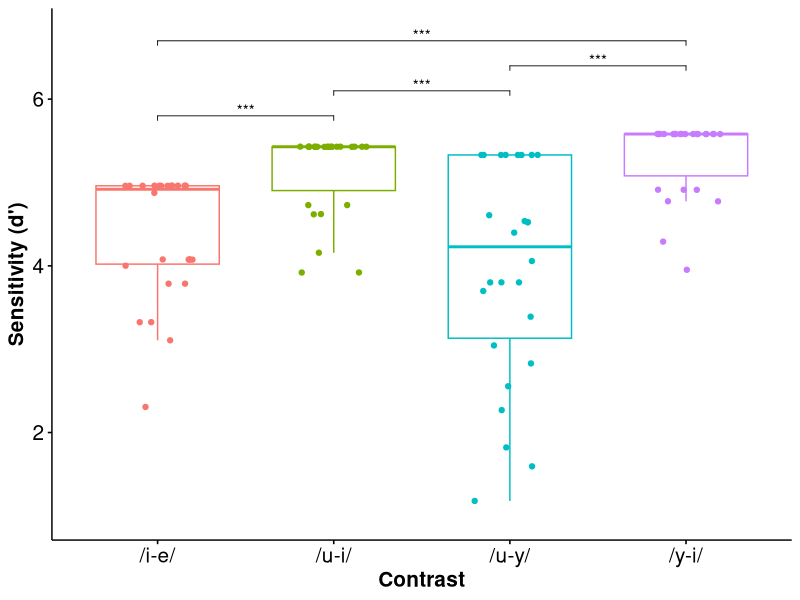
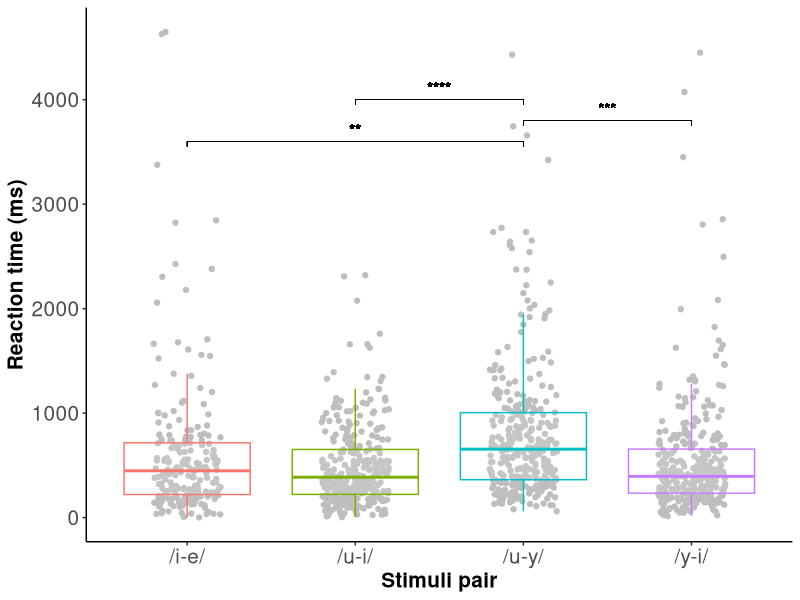
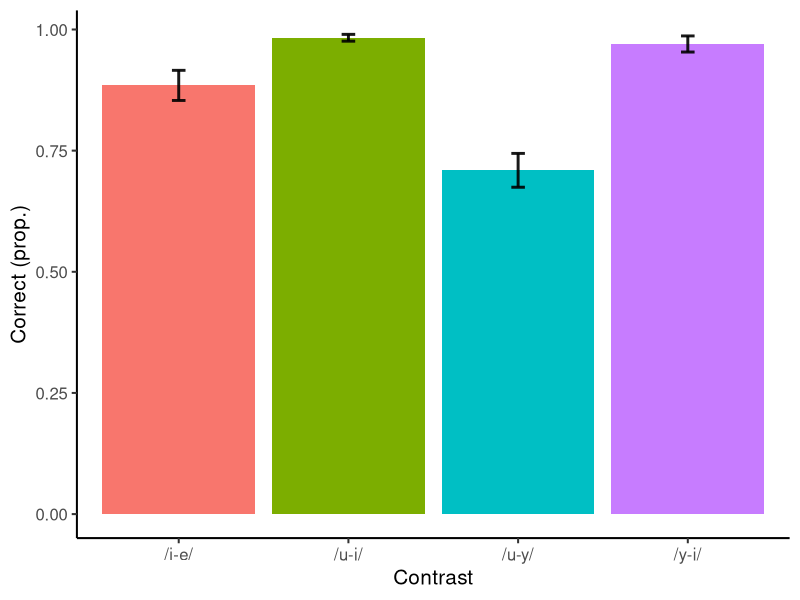
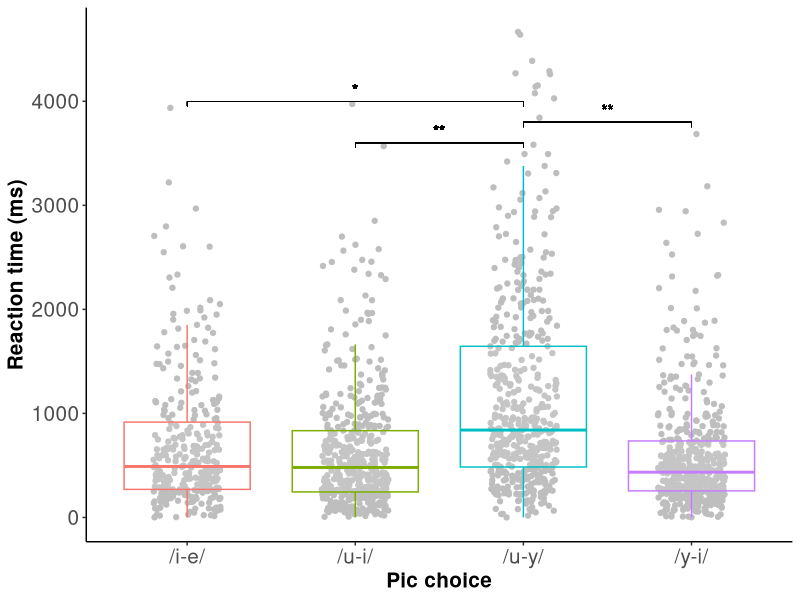

Write the R code that produced these figures, in order.
## ---- chunk 1
library(rstatix)
library(ggplot2)
library(ggpubr)
library(lme4)
library(lmerTest)
library(emmeans)
library(car)
library(optimx)
library(plotrix)
dprimes <- read.csv("dfwithdprime_eng.csv")
dprimes$contrast<-as.factor(dprimes$contrast)
rtdata <- read.csv("discrim_data_clean.csv")
rtdatadiff<-subset(rtdata, trialType=="different")
rtdata$cont<-as.factor(rtdata$cont)
rtdatadiff$cont2<-ifelse(rtdatadiff$cont=="e/i", "/i-e/",
                         ifelse(rtdatadiff$cont=="u/i", "/u-i/",
                                ifelse(rtdatadiff$cont=="u/y", "/u-y/", "/y-i/")))
rtdatadiff$cont2<-as.factor(rtdatadiff$cont2)
ident4<-read.csv("ident_data.csv")
ident4$vowelcontrast<-as.factor(ident4$vowelcontrast)
ident4$vowelcontrast<-relevel(ident4$vowelcontrast, ref = "i/u")
ident4$cont<-ifelse(ident4$vowelcontrast=="i/u", "/u-i/",
                    ifelse(ident4$vowelcontrast=="i/e", "/i-e/",
                           ifelse(ident4$vowelcontrast=="y/u", "/u-y/","/y-i/")))
my_stuff<-read.csv("barplotidentdf.csv")
my_stuff$cont[my_stuff$contrast=="/i-y/"] =  "/y-i/"
## ---- chunk 2
yesorno<- dprimes %>% friedman_test(dprime ~ contrast |subj)
dprimes %>% friedman_effsize(dprime ~ contrast |subj)
pwc<- dprimes %>% wilcox_test(dprime ~ contrast, paired=TRUE, p.adjust.method = "bonferroni", detailed = T)
## ---- chunk 3
#| fig-width: 5
#| fig-height: 5
#plot
pwc <- pwc %>% add_xy_position(x = "contrast")
p<-ggboxplot(dprimes, x="contrast", y="dprime", add="jitter", color="contrast")+lims(y = c(1, 6.8))+theme(axis.text=element_text(size=15), legend.position = "none", axis.title = element_text(size = 15, face="bold"))+stat_pvalue_manual(pwc[c(1,4,6,3),], label = "p.adj.signif", y.position = c(5.8, 6.1, 6.4, 6.7), tip.length = 0.01)
ggpar(p, xlab = "Contrast", ylab = "Sensitivity (d')")
## ---- chunk 4
yetanothermodel<-lmer(rt~cont + (1|subject) + (1|stimulus), data=rtdatadiff)
Anova(yetanothermodel)
ph<-emmeans(yetanothermodel, list(pairwise ~  cont))
pares<-pairs(ph)
## ---- chunk 5
#| fig-width: 5
#plot
rtplotdisc<-ggplot(rtdatadiff, aes(x=cont2, y=rt, color=cont2)) + geom_jitter(aes(x=cont2, y=rt), colour="grey", width=0.2) + geom_boxplot(outlier.shape = NA, alpha = 0.1) + xlab("Stimuli pair") + ylab("Reaction time (ms)") + theme_classic() +theme(axis.text=element_text(size=15), legend.position = "none", axis.title = element_text(size = 15, face="bold"))+geom_bracket(data=rtdatadiff, aes(x=cont2, y=rt, color=cont2),
    xmin = "/i-e/", xmax = "/u-y/",
    y.position = 3600, label = "**", colour="black", size=0.1,
    tip.length = 0.01)+geom_bracket(data=rtdatadiff, aes(x=cont2, y=rt, color=cont2),
    xmin = "/u-y/", xmax = "/y-i/",
    y.position =  3800, label = "***", colour="black", size=0.1,
    tip.length = 0.01)+geom_bracket(data=rtdatadiff, aes(x=cont2, y=rt, color=cont2),
    xmin = "/u-i/", xmax = "/u-y/",
    y.position = 4000, label = "****", colour="black", size=0.1,
    tip.length = 0.01)
rtplotdisc
## ---- chunk 6
#reg
thisreg<-glmer(correct  ~ cont + (1|subject) + (1|pic_choices), family=binomial, data=ident4)
posthoc<-emmeans(thisreg, list(pairwise ~ cont))
Anova(thisreg)
## ---- chunk 7
#| fig-width: 5
#plot
p2<-ggplot(my_stuff, aes(x=cont, y=allmeans, fill = cont)) +
  geom_bar(stat="identity") + labs(x="Contrast", y = "Correct (prop.)")+ theme_classic(base_size = 15) + theme(legend.position = "none") +
  geom_errorbar(aes(x=cont, ymin=allmeans-margin, ymax=allmeans+margin), width=0.08, colour="black", alpha=0.9, size=1)
p2
## ---- chunk 8
#reg
rtidentreg<-lmer(rt  ~ cont + (1|subject) + (1|pic_choices), data=ident4)
posthocidrt<-emmeans(rtidentreg, list(pairwise ~ cont))
#Anova(rtidentreg)
## ---- chunk 9
#| output-location: slide
#| fig-width: 5
rtplotident<-ggplot(ident4, aes(x=cont, y=rt, color=cont)) + geom_jitter(aes(x=cont, y=rt), colour="grey", width=0.2) + geom_boxplot(outlier.shape = NA, alpha = 0.1) + xlab("Pic choice") + ylab("Reaction time (ms)") + theme_classic() +theme(axis.text=element_text(size=15), legend.position = "none", axis.title = element_text(size = 15, face="bold"))+geom_bracket(data=ident4, aes(x=cont, y=rt, color=cont),
    xmin = "/u-i/", xmax = "/u-y/",
    y.position = 3600, label = "**", colour="black", size=0.1,
    tip.length = 0.01)+geom_bracket(data=ident4, aes(x=cont, y=rt, color=cont),
    xmin = "/i-e/", xmax = "/u-y/",
    y.position = 4000, label = "*", colour="black", size=0.1,
    tip.length = 0.01)+geom_bracket(data=ident4, aes(x=cont, y=rt, color=cont),
    xmin = "/y-i/", xmax = "/u-y/",
    y.position = 3800, label = "**", colour="black", size=0.1,
    tip.length = 0.01)
rtplotident
